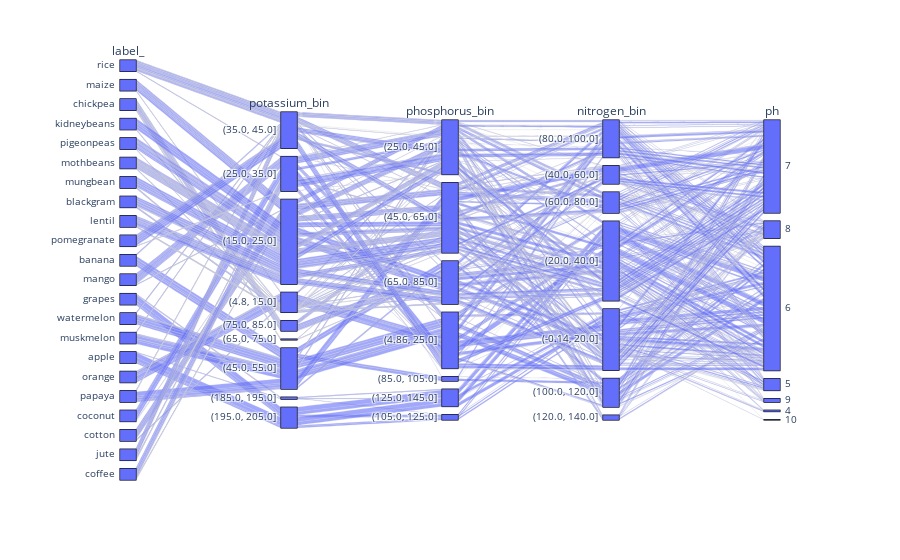

Notebook code for this chart:
### Code cell
fig = px.parallel_categories(data_copy[['label_','potassium_bin','phosphorus_bin','nitrogen_bin','ph']],color_continuous_scale= px.colors.sequential.Inferno)
fig.show()

### Figure 1 — Plotly figure (JSON) as saved in the notebook; plotly's stock layout.template omitted (floating-point values rounded to 4 significant figures; data arrays with more than 128 entries replaced by an {"elided": "..."} marker saying what was removed)
{"data": [{"dimensions": [{"label": "label_", "values": {"elided": "2200 str values"}}, {"label": "potassium_bin", "values": {"elided": "2200 str values"}}, {"label": "phosphorus_bin", "values": {"elided": "2200 str values"}}, {"label": "nitrogen_bin", "values": {"elided": "2200 str values"}}, {"label": "ph", "values": {"elided": "2200 int values"}}], "domain": {"x": [0, 1], "y": [0, 1]}, "name": "", "type": "parcats"}], "layout": {"autosize": true, "legend": {"tracegroupgap": 0}, "margin": {"t": 60}}}
